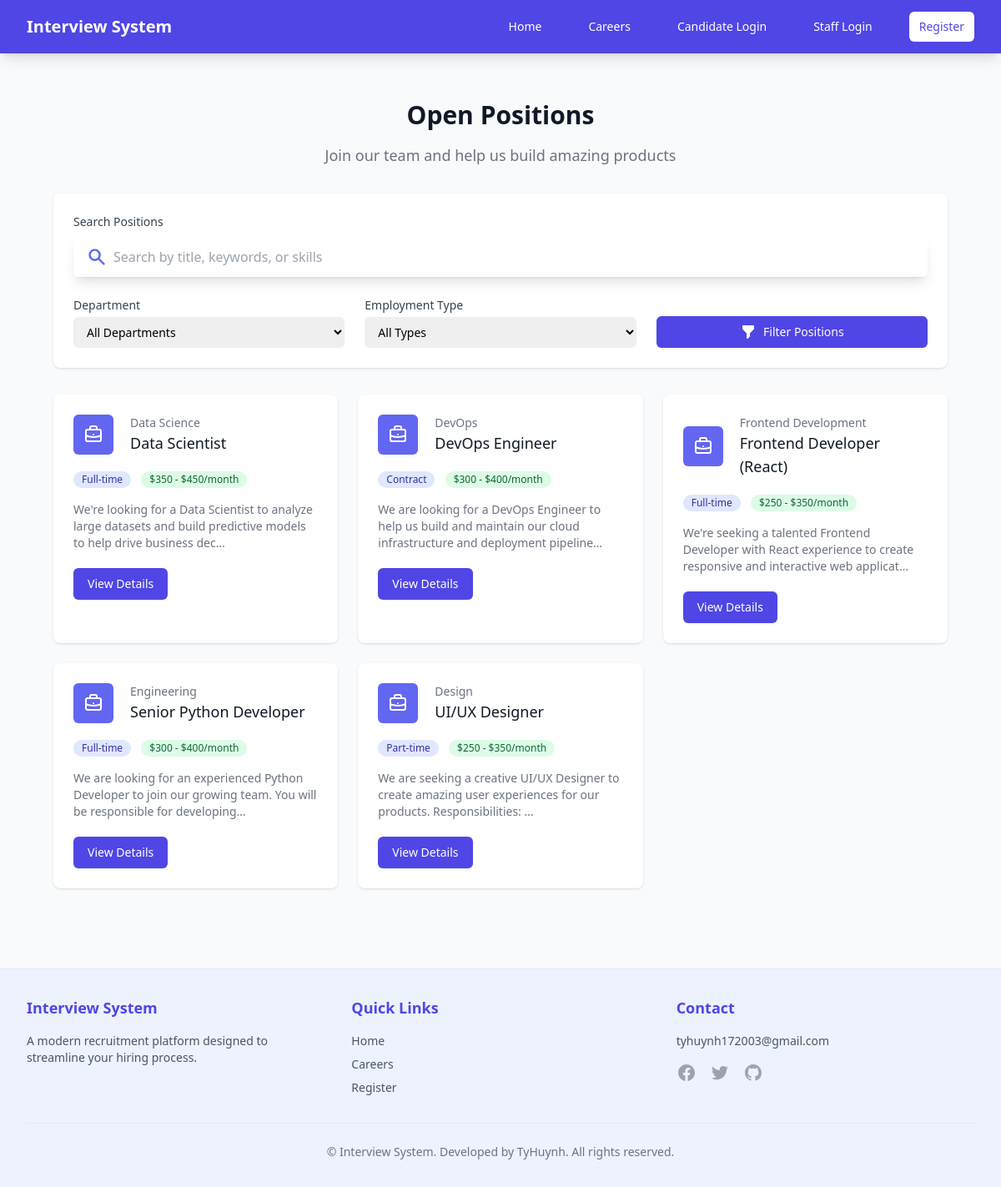
/careers/positions/, run on an earlier commit of the app's database.
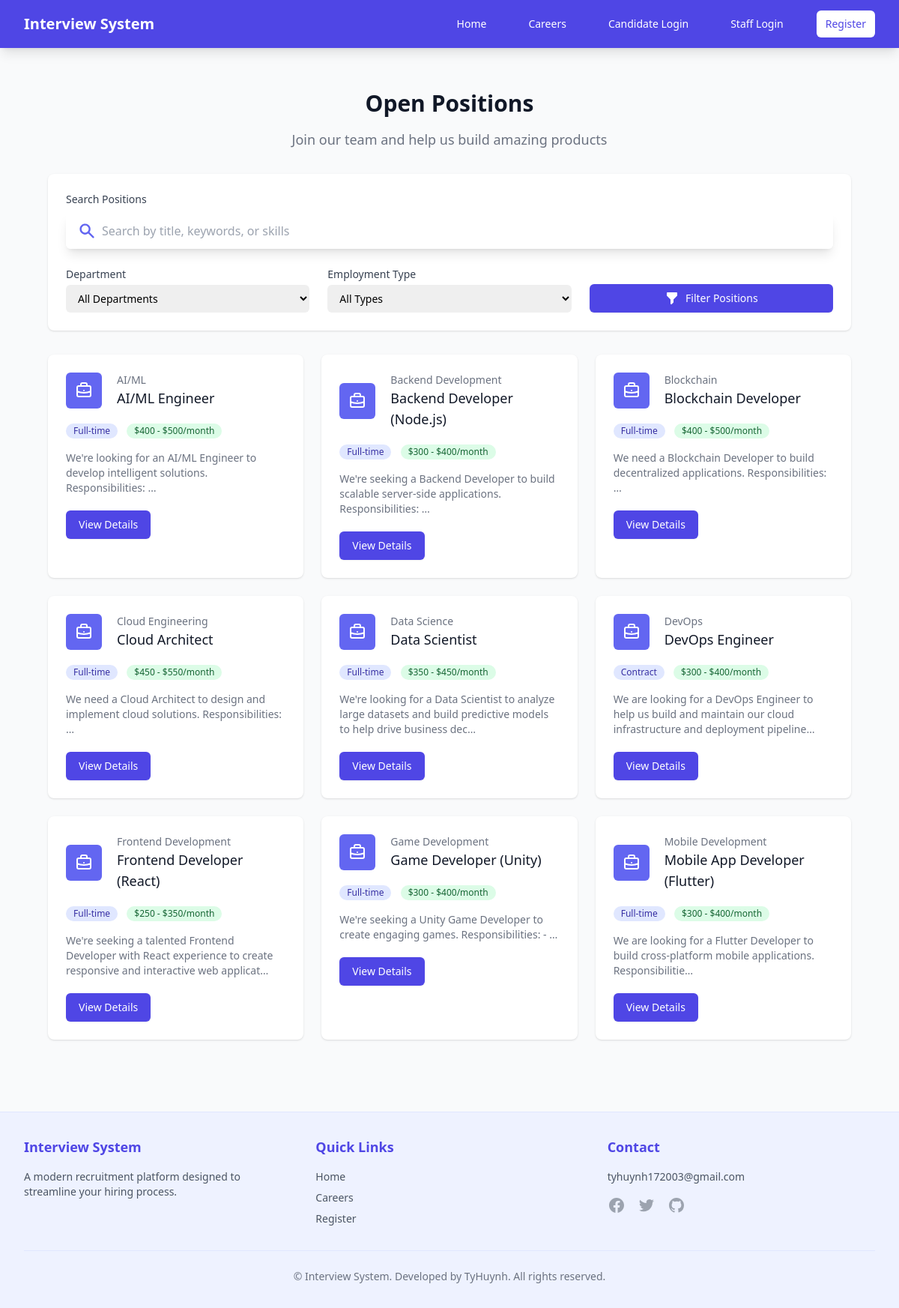
And on a later commit of the database.
### recruitment/models.py (models this page shows, shortened)
class Position(models.Model):
    title = models.CharField(max_length=100)
    description = models.TextField()
    requirements = models.TextField()
    salary_range = models.CharField(max_length=100, blank=True, null=True)  # Thêm trường lương
    department = models.CharField(max_length=100, blank=True, null=True)  # Thêm phòng ban
    is_active = models.BooleanField(default=True)
    EMPLOYMENT_TYPES = [
        ('full_time', 'Full-time'),
        ('part_time', 'Part-time'),
        ('contract', 'Contract'),
        ('temporary', 'Temporary'),
        ('internship', 'Internship'),
        ('remote', 'Remote'),
    ]
    employment_type = models.CharField(
        max_length=20,
        choices=EMPLOYMENT_TYPES,
        default='full_time',
        verbose_name='Employment Type'
    )

### recruitment/views.py (the view)
# urls.py: path('careers/positions/', views.public_position_list, name='public_position_list'),
def public_position_list(request):
    positions = Position.objects.filter(is_active=True)
    search_query = request.GET.get('search', '')
    if search_query:
        positions = positions.filter(
            Q(title__icontains=search_query) |
            Q(description__icontains=search_query) |
            Q(requirements__icontains=search_query)
        )
    department = request.GET.get('department', '')
    if department:
        positions = positions.filter(department=department)
    employment_type = request.GET.get('employment_type', '')
    if employment_type:
        positions = positions.filter(employment_type=employment_type)
    sort_by = request.GET.get('sort', 'title')
    if sort_by == 'title':
        positions = positions.order_by('title')
    elif sort_by == 'department':
        positions = positions.order_by('department', 'title')
    elif sort_by == 'newest':
        positions = positions.order_by('-id')  # Assuming newer positions have higher IDs
    paginator = Paginator(positions, 9)  # Show 9 positions per page
    page = request.GET.get('page')
    try:
        positions = paginator.page(page)
    except PageNotAnInteger:
        positions = paginator.page(1)
    except EmptyPage:
        positions = paginator.page(paginator.num_pages)
    departments = Position.objects.filter(is_active=True).exclude(
        department__isnull=True).exclude(department='').values_list(
        'department', flat=True).distinct()
    employment_types = Position.EMPLOYMENT_TYPES
    context = {
        'positions': positions,
        'departments': departments,
        'employment_types': employment_types,
        'current_sort': sort_by,
    }
    return render(request, 'recruitment/public_position_list.html', context)

### templates/recruitment/public_position_list.html (shortened to what the changed rows need)
{% extends 'base.html' %}
{% block content %}
<div class="max-w-7xl mx-auto px-4 sm:px-6 lg:px-8 py-8">
    <div class="text-center mb-8">
        <h1 class="text-3xl font-extrabold text-gray-900">Open Positions</h1>
    </div>
    {% if positions %}
        <div class="grid grid-cols-1 gap-6 sm:grid-cols-2 lg:grid-cols-3">
            {% for position in positions %}
                <div class="bg-white overflow-hidden shadow rounded-lg">
                    <div class="px-4 py-5 sm:p-6">
                        <div class="flex items-center">
                            <div class="flex-shrink-0 bg-indigo-500 rounded-md p-3">
                            </div>
                            <div class="ml-5 w-0 flex-1">
                                <dl>
                                    <dt class="text-sm font-medium text-gray-500 truncate">
                                        {{ position.department|default:"General" }}
                                    </dt>
                                    <dd>
                                        <div class="text-lg font-medium text-gray-900">
                                            {{ position.title }}
                                        </div>
                                    </dd>
                                </dl>
                            </div>
                        </div>
                        <div class="mt-4">
                            <span class="inline-flex items-center px-2.5 py-0.5 rounded-full text-xs font-medium bg-indigo-100 text-indigo-800">
                                {{ position.get_employment_type_display }}
                            </span>
                            {% if position.salary_range %}
                                <span class="ml-2 inline-flex items-center px-2.5 py-0.5 rounded-full text-xs font-medium bg-green-100 text-green-800">
                                    {{ position.salary_range }}
                                </span>
                            {% endif %}
                        </div>
                        <div class="mt-4 text-sm text-gray-500 line-clamp-3">
                            {{ position.description|truncatechars:150 }}
                        </div>
                        <div class="mt-5">
                            <a href="{% url 'recruitment:public_position_detail' pk=position.pk %}" class="inline-flex items-center px-4 py-2 border border-transparent text-sm font-medium rounded-md shadow-sm text-white bg-indigo-600 hover:bg-indigo-700 focus:outline-none focus:ring-2 focus:ring-offset-2 focus:ring-indigo-500">
                                View Details
                            </a>
                        </div>
                    </div>
                </div>
            {% endfor %}
        </div>
    {% endif %}
</div>
{% endblock %}

What changed in the data, as far as the page shows it:
no longer on this page (row unchanged): Position: department "Engineering", title "Senior Python Developer", employment_type "Full-time", salary_range "$300 - $400/month", description "We are looking for an experienced Python Developer to join our growing team. You will be responsible for developing…"
no longer on this page (row unchanged): Position: department "Design", title "UI/UX Designer", employment_type "Part-time", salary_range "$250 - $350/month", description "We are seeking a creative UI/UX Designer to create amazing user experiences for our products. Responsibilities: …"
added Position: department "AI/ML", title "AI/ML Engineer", employment_type "Full-time", salary_range "$400 - $500/month", description "We're looking for an AI/ML Engineer to develop intelligent solutions. Responsibilities: …"
added Position: department "Backend Development", title "Backend Developer (Node.js)", employment_type "Full-time", salary_range "$300 - $400/month", description "We're seeking a Backend Developer to build scalable server-side applications. Responsibilities: …"
added Position: department "Blockchain", title "Blockchain Developer", employment_type "Full-time", salary_range "$400 - $500/month", description "We need a Blockchain Developer to build decentralized applications. Responsibilities: …"
added Position: department "Cloud Engineering", title "Cloud Architect", employment_type "Full-time", salary_range "$450 - $550/month", description "We need a Cloud Architect to design and implement cloud solutions. Responsibilities: …"
added Position: department "Game Development", title "Game Developer (Unity)", employment_type "Full-time", salary_range "$300 - $400/month", description "We're seeking a Unity Game Developer to create engaging games. Responsibilities: - …"
added Position: department "Mobile Development", title "Mobile App Developer (Flutter)", employment_type "Full-time", salary_range "$300 - $400/month", description "We are looking for a Flutter Developer to build cross-platform mobile applications. Responsibilitie…"
